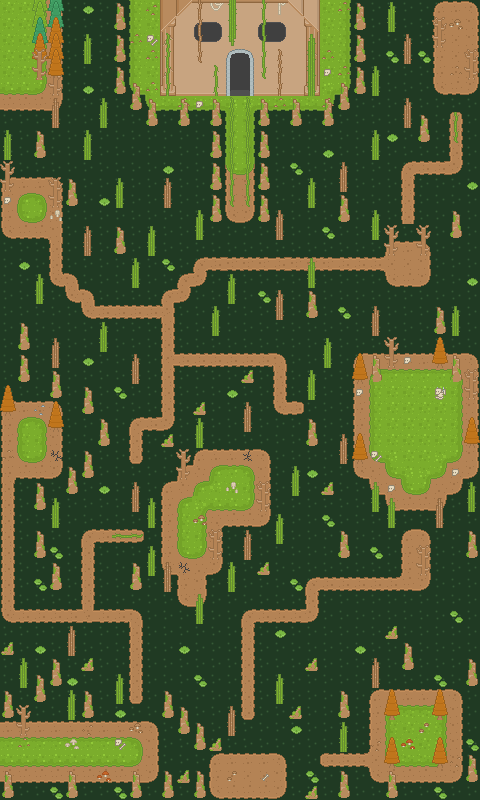

The image is a tile-based game level rendered from a .tmx file. Its description and source (layers, tilesets, objects; grid data summarised) follow:
An orthogonal 30x50 tile map with 16x16 px tiles, 6 tile layers (swamp, background, middle, foreground, ...).

<map version="1.2" tiledversion="1.2.2" orientation="orthogonal" renderorder="left-down" width="30" height="50" tilewidth="16" tileheight="16" infinite="0" nextlayerid="8" nextobjectid="1">
 <tileset firstgid="1" source="basic_tileset.tsx" />
 <layer id="7" name="swamp" width="30" height="50">
  <data>[1500 cells, 333 non-empty, 1 distinct tile ids]</data>
 </layer>
 <layer id="2" name="background" width="30" height="50">
  <data>[1500 cells, 1027 non-empty, 5 distinct tile ids]</data>
 </layer>
 <layer id="3" name="middle" width="30" height="50">
  <data>[1500 cells, 493 non-empty, 39 distinct tile ids]</data>
 </layer>
 <layer id="4" name="foreground" width="30" height="50">
  <data>[1500 cells, 162 non-empty, 20 distinct tile ids]</data>
 </layer>
 <layer id="5" name="Calque 4" width="30" height="50">
  <data>[1500 cells, 23 non-empty, 7 distinct tile ids]</data>
 </layer>
 <layer id="6" name="Calque 5" width="30" height="50">
  <data>[1500 cells, 400 non-empty, 33 distinct tile ids]</data>
 </layer>
</map>
